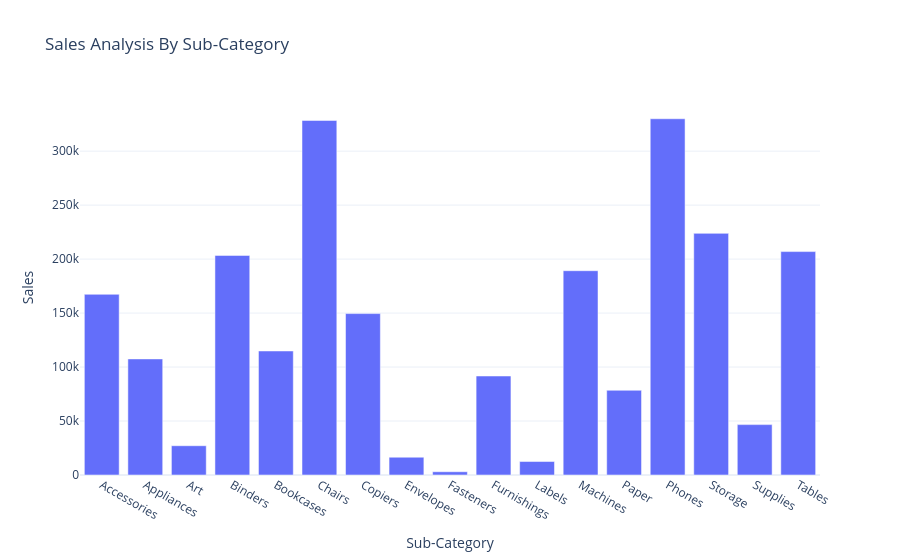

Write notebook code for a chart like this one.
### Code cell
fig = px.bar(sales_by_subcategory, x='Sub-Category', y='Sales', title="Sales Analysis By Sub-Category")
fig.show()

### Figure 1 — Plotly figure (JSON) as saved in the notebook; plotly's stock layout.template omitted (floating-point values rounded to 4 significant figures)
{"data": [{"hovertemplate": "Sub-Category=%{x}<br>Sales=%{y}<extra></extra>", "legendgroup": "", "marker": {"color": "#636efa", "pattern": {"shape": ""}}, "name": "", "orientation": "v", "showlegend": false, "textposition": "auto", "type": "bar", "x": ["Accessories", "Appliances", "Art", "Binders", "Bookcases", "Chairs", "Copiers", "Envelopes", "Fasteners", "Furnishings", "Labels", "Machines", "Paper", "Phones", "Storage", "Supplies", "Tables"], "xaxis": "x", "y": [167400.0, 107500.0, 27120.0, 203400.0, 114900.0, 328400.0, 149500.0, 16480.0, 3024.0, 91710.0, 12490.0, 189200.0, 78480.0, 330000.0, 223800.0, 46670.0, 207000.0], "yaxis": "y"}], "layout": {"barmode": "relative", "legend": {"tracegroupgap": 0}, "title": {"text": "Sales Analysis By Sub-Category"}, "xaxis": {"anchor": "y", "domain": [0, 1], "title": {"text": "Sub-Category"}}, "yaxis": {"anchor": "x", "domain": [0, 1], "title": {"text": "Sales"}}}}
